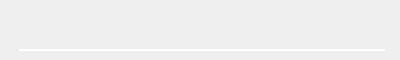
<?xml version="1.0" encoding="UTF-8"?>
<ui version="4.0">
 <class>ActiveTransfer</class>
 <widget class="QWidget" name="ActiveTransfer">
  <property name="geometry">
   <rect>
    <x>0</x>
    <y>0</y>
    <width>400</width>
    <height>60</height>
   </rect>
  </property>
  <property name="minimumSize">
   <size>
    <width>400</width>
    <height>60</height>
   </size>
  </property>
  <property name="maximumSize">
   <size>
    <width>400</width>
    <height>60</height>
   </size>
  </property>
  <property name="windowTitle">
   <string/>
  </property>
  <property name="styleSheet">
   <string notr="true">#lFileName
{
    font-family: &quot;Source Sans Pro&quot;;
    font-size: 13px;
    color: #333333;
    border: none;
}

#pProgress, #lFileType
{
	border: none;
}
</string>
  </property>
  <layout class="QVBoxLayout" name="verticalLayout">
   <property name="spacing">
    <number>0</number>
   </property>
   <property name="leftMargin">
    <number>17</number>
   </property>
   <property name="topMargin">
    <number>9</number>
   </property>
   <property name="rightMargin">
    <number>15</number>
   </property>
   <property name="bottomMargin">
    <number>9</number>
   </property>
   <item>
    <widget class="QWidget" name="widget" native="true">
     <layout class="QHBoxLayout" name="horizontalLayout">
      <property name="spacing">
       <number>4</number>
      </property>
      <property name="leftMargin">
       <number>3</number>
      </property>
      <property name="topMargin">
       <number>0</number>
      </property>
      <property name="rightMargin">
       <number>0</number>
      </property>
      <property name="bottomMargin">
       <number>0</number>
      </property>
      <item>
       <widget class="QPushButton" name="lTransferType">
        <property name="sizePolicy">
         <sizepolicy hsizetype="Minimum" vsizetype="Maximum">
          <horstretch>0</horstretch>
          <verstretch>0</verstretch>
         </sizepolicy>
        </property>
        <property name="minimumSize">
         <size>
          <width>12</width>
          <height>12</height>
         </size>
        </property>
        <property name="maximumSize">
         <size>
          <width>12</width>
          <height>12</height>
         </size>
        </property>
        <property name="focusPolicy">
         <enum>Qt::NoFocus</enum>
        </property>
        <property name="styleSheet">
         <string notr="true">border: none;</string>
        </property>
        <property name="text">
         <string/>
        </property>
        <property name="iconSize">
         <size>
          <width>12</width>
          <height>12</height>
         </size>
        </property>
       </widget>
      </item>
      <item>
       <widget class="QPushButton" name="lFileType">
        <property name="minimumSize">
         <size>
          <width>20</width>
          <height>22</height>
         </size>
        </property>
        <property name="maximumSize">
         <size>
          <width>20</width>
          <height>22</height>
         </size>
        </property>
        <property name="text">
         <string/>
        </property>
        <property name="iconSize">
         <size>
          <width>20</width>
          <height>22</height>
         </size>
        </property>
       </widget>
      </item>
      <item>
       <widget class="QLabel" name="lFileName">
        <property name="minimumSize">
         <size>
          <width>230</width>
          <height>0</height>
         </size>
        </property>
        <property name="maximumSize">
         <size>
          <width>230</width>
          <height>16777215</height>
         </size>
        </property>
        <property name="font">
         <font>
          <family>Source Sans Pro</family>
          <pointsize>-1</pointsize>
         </font>
        </property>
        <property name="focusPolicy">
         <enum>Qt::StrongFocus</enum>
        </property>
        <property name="text">
         <string/>
        </property>
       </widget>
      </item>
      <item>
       <spacer name="horizontalSpacer">
        <property name="orientation">
         <enum>Qt::Horizontal</enum>
        </property>
        <property name="sizeHint" stdset="0">
         <size>
          <width>40</width>
          <height>0</height>
         </size>
        </property>
       </spacer>
      </item>
     </layout>
    </widget>
   </item>
   <item>
    <widget class="QProgressBar" name="pProgress">
     <property name="minimumSize">
      <size>
       <width>368</width>
       <height>2</height>
      </size>
     </property>
     <property name="maximumSize">
      <size>
       <width>16777215</width>
       <height>2</height>
      </size>
     </property>
     <property name="maximum">
      <number>1000</number>
     </property>
     <property name="value">
      <number>0</number>
     </property>
    </widget>
   </item>
  </layout>
 </widget>
 <tabstops>
  <tabstop>lFileName</tabstop>
 </tabstops>
 <resources/>
 <connections/>
</ui>
